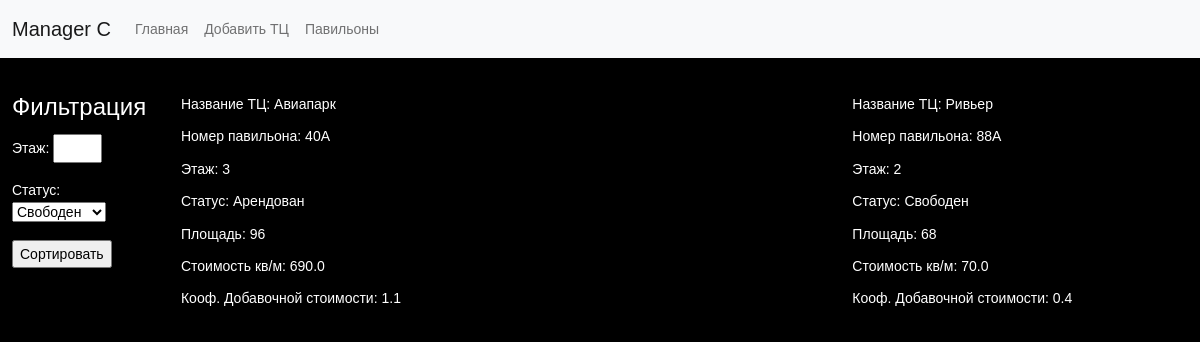
/managerC_pavilions/, run on the app's committed database.
### shops/models.py (models this page shows, shortened)
class Pavilion(models.Model):
    title_TC = models.CharField(max_length=255)
    number_pavilion = models.CharField(max_length=3, verbose_name='номер павилиона')
    floor = models.SmallIntegerField(verbose_name='этаж')
    status = models.CharField(max_length=255, verbose_name='статус')
    area = models.SmallIntegerField( verbose_name='общая площадь')
    cost_sqm = models.DecimalField(max_digits=4, decimal_places=1, verbose_name='стоимость за кв.м')
    add_value_rito = models.DecimalField(max_digits=2, decimal_places=1, verbose_name='кооф. добавочной стоимотси')
    class Meta:
        verbose_name = 'Павильон'
        verbose_name_plural = 'Павильоны'

### shops/views.py (the view)
# urls.py: path('managerC_pavilions/', managerC_pavilions, name='managerC_pavilions'),
def managerC_pavilions(request):
    pavilions = Pavilion.objects.all()
    form = FilterPavilion
    return render(request, 'shops/managerC_pavilions.html', {'form': form, 'pavilions': pavilions})

### shops/templates/shops/managerC_pavilions.html (shortened to what this page needs)
{% extends 'base.html' %}
{% load static %}
{% block nav %}
<nav class="navbar navbar-expand-lg navbar-light bg-light">
    <div class="container-fluid">
        <a class="navbar-brand" href="{% url 'home' %}">Manager C</a>
        <div class="collapse navbar-collapse" id="navbarNav">
            <ul class="navbar-nav">
                <li class="nav-item">
                    <a class="nav-link" href="{% url 'home' %}">Главная</a>
                </li>
                <li>
                    <a href="{% url 'managerC_add' %}" class="nav-link">Добавить ТЦ</a>
                </li>
                <li>
                    <a href="{% url 'managerC_pavilions' %}" class="nav-link">Павильоны</a>
                </li>
            </ul>
        </div>
    </div>
</nav>
{% endblock %}
{% block content %}
<div class="workspace">
    <div class="sort">
        <form action="{% url 'pavilions_search' %}" method="get">
            <fieldset>
                <legend>Фильтрация</legend>
                {{ form.as_p }}
                <p><input type="submit" name="sort" value="Сортировать"></p>
            </fieldset>
        </form>
    </div>
    <div class="all__tc">
        {% for item in pavilions %}
        <div class="tc__item">
            <div class="item">
                Название ТЦ: <span class="status__text">{{ item.title_TC }}</span>
            </div>
            <div class="item">
                Номер павильона: <span class="status__text">{{ item.number_pavilion }}</span>
            </div>
            <div class="item">
                Этаж: <span class="count__pavilion">{{ item.floor }}</span>
            </div>
            <div class="item">
                Статус: <span class="cost">{{ item.status }}</span>
            </div>
            <div class="item">
                Площадь: <span class="cost">{{ item.area }}</span>
            </div>
            <div class="item">
                Стоимость кв/м: <span class="storyes">{{ item.cost_sqm }}</span>
            </div>
            <div class="item">
                Кооф. Добавочной стоимости: <span class="rito">{{ item.add_value_rito }}</span>
            </div>
        </div>
        {% endfor %}
    </div>
</div>
{% endblock %}

### kingit/static/css/style.css (style rules this page uses)
body { font-family: Arial, "Helvetica Neue", Helvetica, sans-serif; font-size: 14px; background-color: black; color: #fff; line-height: 1.6; margin: 0; }
div { padding: 0; margin: 0; }
*, *:before, *:after { box-sizing: border-box; }
.workspace { width: 100%; display: flex; }
.sort { margin: 30px 30px 0 0; }
.all__tc { width: 90%; margin: 30px 0; display: flex; flex-wrap: wrap; justify-content: space-between; }
.tc__item { width: 33.33333%; margin-bottom: 30px; }
.item { padding: 5px 0; position: relative; }
.item::after { position: absolute; bottom: 0; left: 0; content: ""; width: 0; border-bottom: 2px solid#019fb6; transition: all 1000ms ease-in-out; opacity: 1; }
.item:first-child::after { border-bottom: 0px; }

### data on the page
Pavilion: title_TC "Авиапарк", number_pavilion "40А", floor "3", status "Арендован", area "96", cost_sqm "690.0", add_value_rito "1.1"
Pavilion: title_TC "Ривьер", number_pavilion "88А", floor "2", status "Свободен", area "68", cost_sqm "70.0", add_value_rito "0.4"
